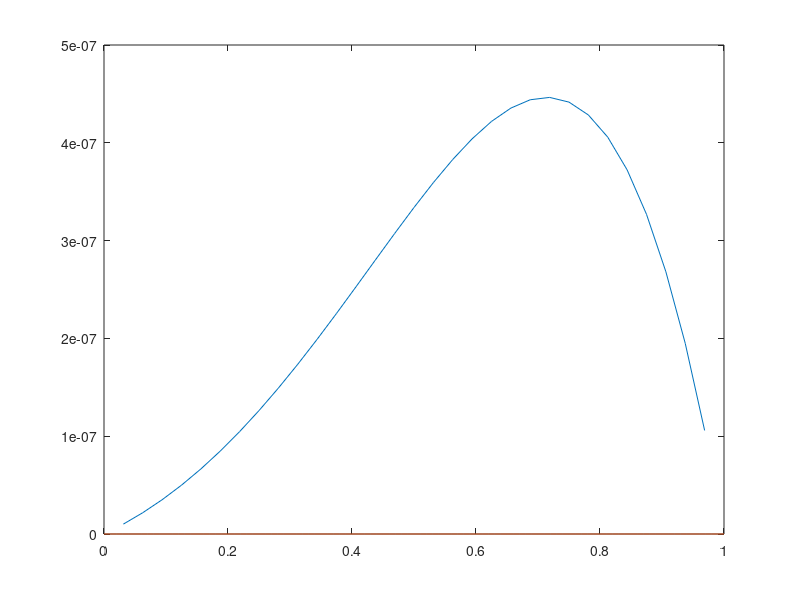

Source code (MATLAB):
N=32;
h=1/N;
x=0+h:h:1;
v=5;

r=1/2;
yVec=zeros(N-1,1);
yNewVec=zeros(N-1,1);

for i=1:length(x)-1
 yVec(i) =exp((5*x(i))/2)*sin(pi*x(i));
end

for n = 0:r*h^2:1
 yNewVec(1)=yVec(1)+(r*(yVec(2)-2*yVec(1))-((r*h*v)/2)*(yVec(2)));
 yNewVec(2:N-2)=yVec(2:N-2)+(r*(yVec(3:N-1)-2*yVec(2:N-2)+yVec(1:N-3))-(((r*h*v)/2)*(yVec(3:N-1)-yVec(1:N-3))));
 yNewVec(N-1)=yVec(N-1)+(r*(-2*yVec(N-1)+yVec(N-2))+(((r*h*v)/2)*yVec(N-2)));
 yVec=yNewVec;
end

Xt=0:0.01:1;
Yt=exp(5*Xt/2-(25/4*pi^2)).*sin(pi*Xt);
plot(x(1:31),yVec(:,length(n)),Xt,Yt)